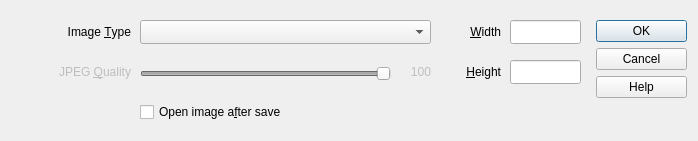
<?xml version="1.0" encoding="UTF-8"?>
<ui version="4.0">
 <class>ExportToImage</class>
 <widget class="QDialog" name="ExportToImage">
  <property name="windowModality">
   <enum>Qt::WindowModal</enum>
  </property>
  <property name="geometry">
   <rect>
    <x>0</x>
    <y>0</y>
    <width>698</width>
    <height>141</height>
   </rect>
  </property>
  <property name="minimumSize">
   <size>
    <width>698</width>
    <height>141</height>
   </size>
  </property>
  <property name="maximumSize">
   <size>
    <width>698</width>
    <height>141</height>
   </size>
  </property>
  <property name="windowTitle">
   <string>Export To Image</string>
  </property>
  <property name="windowIcon">
   <iconset resource="runge.qrc">
    <normaloff>:/Runge/Resources/16x16/export1.png</normaloff>:/Runge/Resources/16x16/export1.png</iconset>
  </property>
  <widget class="QLabel" name="label_3">
   <property name="geometry">
    <rect>
     <x>10</x>
     <y>20</y>
     <width>121</width>
     <height>24</height>
    </rect>
   </property>
   <property name="text">
    <string>Image &amp;Type</string>
   </property>
   <property name="alignment">
    <set>Qt::AlignRight|Qt::AlignTrailing|Qt::AlignVCenter</set>
   </property>
   <property name="buddy">
    <cstring>comboBoxImageType</cstring>
   </property>
  </widget>
  <widget class="QLabel" name="label_2">
   <property name="geometry">
    <rect>
     <x>440</x>
     <y>60</y>
     <width>61</width>
     <height>24</height>
    </rect>
   </property>
   <property name="text">
    <string>&amp;Height</string>
   </property>
   <property name="alignment">
    <set>Qt::AlignRight|Qt::AlignTrailing|Qt::AlignVCenter</set>
   </property>
   <property name="buddy">
    <cstring>lineEditHeight</cstring>
   </property>
  </widget>
  <widget class="QLabel" name="labelQuality">
   <property name="enabled">
    <bool>false</bool>
   </property>
   <property name="geometry">
    <rect>
     <x>10</x>
     <y>60</y>
     <width>121</width>
     <height>24</height>
    </rect>
   </property>
   <property name="text">
    <string>JPEG &amp;Quality</string>
   </property>
   <property name="alignment">
    <set>Qt::AlignRight|Qt::AlignTrailing|Qt::AlignVCenter</set>
   </property>
   <property name="buddy">
    <cstring>sliderJPGQuality</cstring>
   </property>
  </widget>
  <widget class="QLabel" name="label">
   <property name="geometry">
    <rect>
     <x>440</x>
     <y>20</y>
     <width>61</width>
     <height>24</height>
    </rect>
   </property>
   <property name="text">
    <string>&amp;Width</string>
   </property>
   <property name="alignment">
    <set>Qt::AlignRight|Qt::AlignTrailing|Qt::AlignVCenter</set>
   </property>
   <property name="buddy">
    <cstring>lineEditWidth</cstring>
   </property>
  </widget>
  <widget class="QSlider" name="sliderJPGQuality">
   <property name="enabled">
    <bool>false</bool>
   </property>
   <property name="geometry">
    <rect>
     <x>140</x>
     <y>62</y>
     <width>251</width>
     <height>24</height>
    </rect>
   </property>
   <property name="toolTip">
    <string>Choose JPEG compression quality (more is better)</string>
   </property>
   <property name="maximum">
    <number>100</number>
   </property>
   <property name="value">
    <number>100</number>
   </property>
   <property name="orientation">
    <enum>Qt::Horizontal</enum>
   </property>
  </widget>
  <widget class="QCheckBox" name="checkBoxOpenAfterSave">
   <property name="geometry">
    <rect>
     <x>140</x>
     <y>100</y>
     <width>291</width>
     <height>24</height>
    </rect>
   </property>
   <property name="toolTip">
    <string>Open image created by default viewer</string>
   </property>
   <property name="text">
    <string>Open image a&amp;fter save</string>
   </property>
  </widget>
  <widget class="QLineEdit" name="lineEditHeight">
   <property name="geometry">
    <rect>
     <x>510</x>
     <y>60</y>
     <width>71</width>
     <height>24</height>
    </rect>
   </property>
   <property name="toolTip">
    <string>Picture height (pixels)</string>
   </property>
  </widget>
  <widget class="QComboBox" name="comboBoxImageType">
   <property name="geometry">
    <rect>
     <x>140</x>
     <y>20</y>
     <width>291</width>
     <height>24</height>
    </rect>
   </property>
   <property name="toolTip">
    <string>Choose image type to export to</string>
   </property>
  </widget>
  <widget class="QDialogButtonBox" name="buttonBox">
   <property name="geometry">
    <rect>
     <x>596</x>
     <y>20</y>
     <width>91</width>
     <height>101</height>
    </rect>
   </property>
   <property name="orientation">
    <enum>Qt::Vertical</enum>
   </property>
   <property name="standardButtons">
    <set>QDialogButtonBox::Cancel|QDialogButtonBox::Help|QDialogButtonBox::Ok</set>
   </property>
   <property name="centerButtons">
    <bool>false</bool>
   </property>
  </widget>
  <widget class="QLineEdit" name="lineEditWidth">
   <property name="geometry">
    <rect>
     <x>510</x>
     <y>20</y>
     <width>71</width>
     <height>24</height>
    </rect>
   </property>
   <property name="toolTip">
    <string>Picture width (pixels)</string>
   </property>
  </widget>
  <widget class="QLabel" name="labelJPEGQuality">
   <property name="enabled">
    <bool>false</bool>
   </property>
   <property name="geometry">
    <rect>
     <x>400</x>
     <y>60</y>
     <width>31</width>
     <height>24</height>
    </rect>
   </property>
   <property name="text">
    <string>100</string>
   </property>
   <property name="alignment">
    <set>Qt::AlignRight|Qt::AlignTrailing|Qt::AlignVCenter</set>
   </property>
  </widget>
 </widget>
 <layoutdefault spacing="6" margin="11"/>
 <tabstops>
  <tabstop>comboBoxImageType</tabstop>
  <tabstop>sliderJPGQuality</tabstop>
  <tabstop>lineEditWidth</tabstop>
  <tabstop>lineEditHeight</tabstop>
  <tabstop>checkBoxOpenAfterSave</tabstop>
  <tabstop>buttonBox</tabstop>
 </tabstops>
 <resources>
  <include location="runge.qrc"/>
 </resources>
 <connections>
  <connection>
   <sender>buttonBox</sender>
   <signal>accepted()</signal>
   <receiver>ExportToImage</receiver>
   <slot>accept()</slot>
   <hints>
    <hint type="sourcelabel">
     <x>640</x>
     <y>140</y>
    </hint>
    <hint type="destinationlabel">
     <x>336</x>
     <y>141</y>
    </hint>
   </hints>
  </connection>
  <connection>
   <sender>buttonBox</sender>
   <signal>rejected()</signal>
   <receiver>ExportToImage</receiver>
   <slot>reject()</slot>
   <hints>
    <hint type="sourcelabel">
     <x>644</x>
     <y>205</y>
    </hint>
    <hint type="destinationlabel">
     <x>321</x>
     <y>141</y>
    </hint>
   </hints>
  </connection>
  <connection>
   <sender>sliderJPGQuality</sender>
   <signal>valueChanged(int)</signal>
   <receiver>labelJPEGQuality</receiver>
   <slot>setNum(int)</slot>
   <hints>
    <hint type="sourcelabel">
     <x>218</x>
     <y>78</y>
    </hint>
    <hint type="destinationlabel">
     <x>375</x>
     <y>76</y>
    </hint>
   </hints>
  </connection>
 </connections>
</ui>
